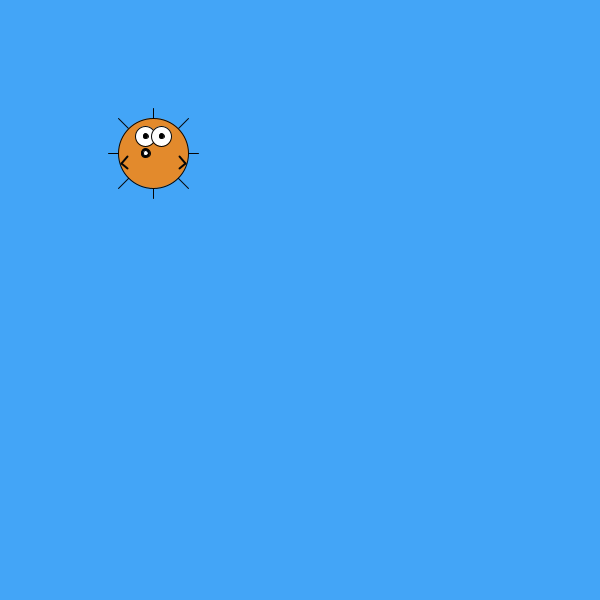
Frame 1 (no input)
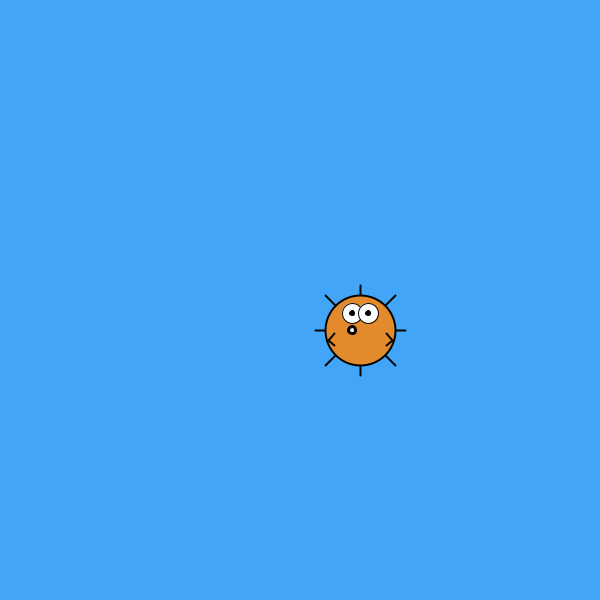
Frame 60 (the mouse pressed at the canvas centre just before this capture)
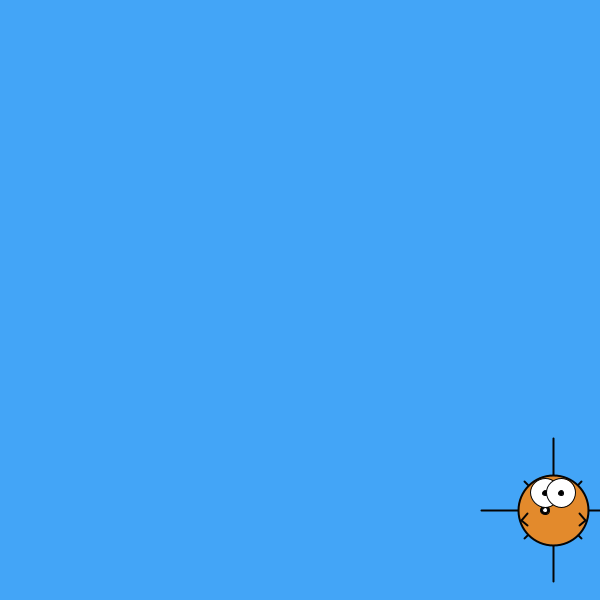
Frame 120 (the mouse held since frame 60 and released just before this capture)

The Processing sketch that drew these frames (run headless with seeded random() and noise(); from frame 60 on, the mouse is pressed at the canvas centre):

// Processing sketch: processing_96996
// ── processing_96996.pde

int mida = 70;
float boca = 9;
float ulls =20;
float pX = 300;
float pY = 300;
float vY=6;
float vX=7;
float fi = 45;
float fi2 = 35;
void setup(){
  //posicio
  
  size(600,600);
  rectMode(CENTER);



  
  
}
void draw(){
 background(67,165,247); 
  pX = pX + vX;
  pY = pY + vY;

  //paredesX
  if (pX + 80 > 1200) {
  
    vX = -vX;
    pX = 1200 -80;
  }
   if (pX-80 <0) {
    vX = -vX;
    pX = 80;
  }


  
  //parde-rebote(y)
  if (pY-80 <0) {
     vY = -vY;
    pY = 80;
  }
   
   if (pY + 80 > 1200) {
    vY = -vY;
    pY = 1200 -80;
  }

//caudrantes:
if((pX<width)||(pY>width)){
stroke(5,5,5);
}
else{
stroke(222,19,237);
}



//strokeWeight(2);
  
  

  //pinchos


  line(pX/2,pY/2,pX/2,pY/2-fi);
    line(pX/2,pY/2,pX/2,pY/2+fi);
    line(pX/2,pY/2,pX/2+fi,pY/2);
     line(pX/2,pY/2,pX/2-fi,pY/2);
     line(pX/2,pY/2,pX/2-fi2,pY/2+fi2);
     line(pX/2,pY/2,pX/2+fi2,pY/2+fi2);
     line(pX/2,pY/2,pX/2-fi2,pY/2-fi2);
     line(pX/2,pY/2,pX/2+fi2,pY/2-fi2);

  //cos
  fill(227,138,44);
  ellipse(pX/2,pY/2,mida,mida);
  strokeWeight(1);
  //boca
  fill(0);
  ellipse(pX/2-8,(pY/2),boca,boca);
  fill(255);
  ellipse(pX/2-8,(pY/2),5,5);
 //ulls
  fill(255);
  ellipse(pX/2-8,pY/2-17,ulls,ulls);
  fill(0);
  ellipse(pX/2-8,pY/2-17,5,5);
  fill(255);
  ellipse(pX/2+8,pY/2-17,ulls,ulls);
  fill(0);
  ellipse(pX/2+8,pY/2-17,5,5);
  //aletes
  strokeWeight(2);
  line(pX/2+26,(pY/2)+15,pX/2+32,pY/2+10);
  line(pX/2+32,pY/2+10,pX/2+26,pY/2+3);
  line(pX/2-26,pY/2+15,pX/2-32,pY/2+10);
  line(pX/2-32,pY/2+10,pX/2-26,pY/2+3);

  } 
  //mouse
  void mousePressed(){
  
    fi=random(90-200);
  stroke(166,255,3);
    fi2=random(90-200);
    ulls=random(30-60);
   
    //fill()
    //stroKeweight(random(
  }
    
